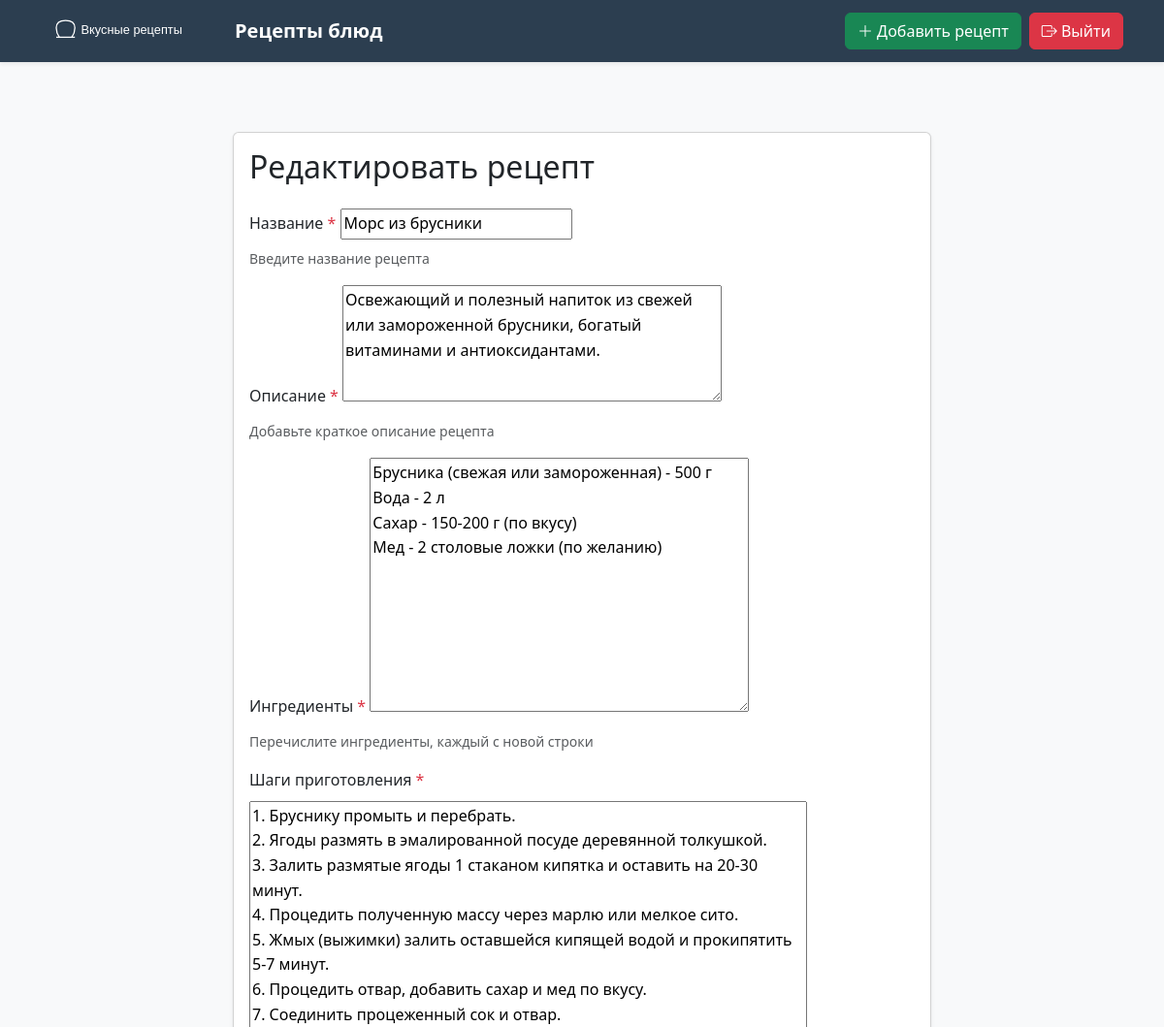
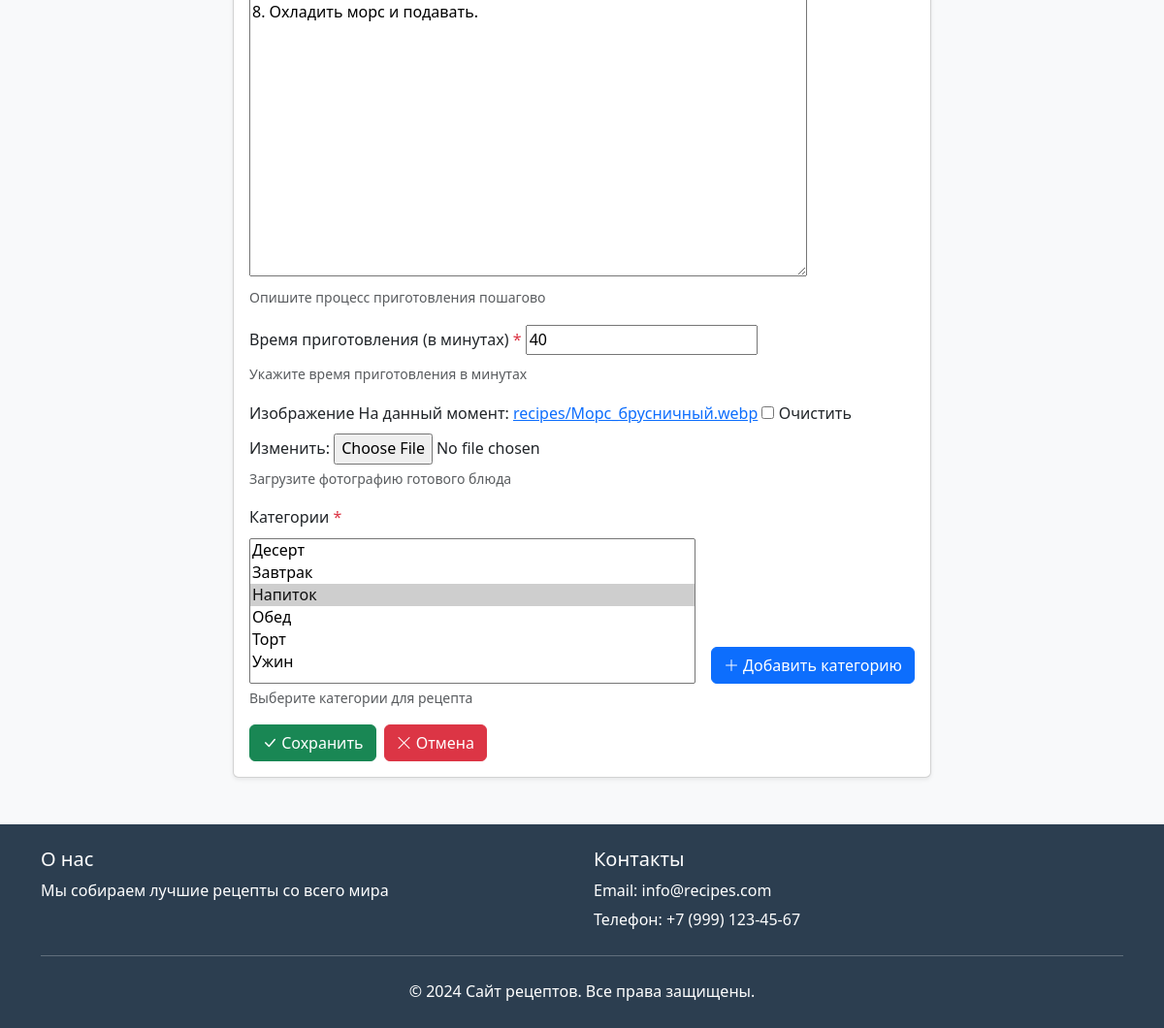
/recipe/4/edit/ (signed in), run on the app's committed database (2 pictures, top to bottom).
### recipes/models.py (models this page shows, shortened)
class Recipe(models.Model):
    title = models.CharField(
        max_length=200,
        help_text="Введите название рецепта",
        verbose_name="Название"
    )
    description = models.TextField(
        help_text="Добавьте краткое описание рецепта",
        verbose_name="Описание"
    )
    ingredients = models.TextField(
        help_text="Перечислите ингредиенты, каждый с новой строки",
        verbose_name="Ингредиенты"
    )
    steps = models.TextField(
        help_text="Опишите процесс приготовления пошагово",
        verbose_name="Шаги приготовления"
    )
    preparation_time = models.IntegerField(
        help_text="Укажите время приготовления в минутах",
        verbose_name="Время приготовления"
    )
    image = models.ImageField(
        upload_to='recipe_images/',
        null=True,
        blank=True,
        help_text="Загрузите фотографию готового блюда",
        verbose_name="Изображение"
    )
    author = models.ForeignKey(
        User,
        on_delete=models.CASCADE,
        help_text="Выберите автора рецепта",
        verbose_name="Автор"
    )
    categories = models.ManyToManyField(
        Category,
        help_text="Выберите категории для рецепта",
        verbose_name="Категории"
    )
    created_at = models.DateTimeField(
        auto_now_add=True,
        verbose_name="Дата создания"
    )
    updated_at = models.DateTimeField(
        auto_now=True,
        verbose_name="Дата обновления"
    )
    class Meta:
        verbose_name = "Рецепт"
        verbose_name_plural = "Рецепты"
        ordering = ['-created_at']  # Сортировка по дате создания (сначала новые)

### recipes/views.py (the view)
@login_required
def edit_recipe(request, recipe_id):
    recipe = get_object_or_404(Recipe, id=recipe_id, author=request.user)
    if request.method == 'POST':
        form = RecipeForm(request.POST, request.FILES, instance=recipe)
        if form.is_valid():
            form.save()
            messages.success(request, 'Рецепт успешно обновлен!')
            return redirect('recipe_detail', recipe_id=recipe.id)
    else:
        form = RecipeForm(instance=recipe)
    return render(request, 'recipes/recipe_form.html', {
        'form': form,
        'title': 'Редактировать рецепт'
    })

### recipes/forms.py (shortened to what this page needs)
class RecipeForm(forms.ModelForm):
    class Meta:
        model = Recipe
        fields = ['title', 'description', 'ingredients', 'steps', 'preparation_time', 'image', 'categories']
        labels = {
            'title': 'Название',
            'description': 'Описание',
            'ingredients': 'Ингредиенты',
            'steps': 'Шаги приготовления',
            'preparation_time': 'Время приготовления (в минутах)',
            'image': 'Изображение',
            'categories': 'Категории',
        }
        widgets = {
            'description': forms.Textarea(attrs={
                'rows': 4,
                'placeholder': 'Краткое описание рецепта'
            }),
            'ingredients': forms.Textarea(attrs={
                'rows': 10,
                'placeholder': 'Введите каждый ингредиент с новой строки'
            }),
            'steps': forms.Textarea(attrs={
                'rows': 20,
                'cols': 60,
                'placeholder': 'Опишите пошагово процесс приготовления'
            }),
        }

### recipes/models.py (called while the page is built)
    def __str__(self):
        return self.name

### recipes/templates/recipes/recipe_form.html (shortened to what this page needs)
<!DOCTYPE html>
{% extends 'recipes/base.html' %}
{% block content %}
<div class="container py-4">
    <div class="row justify-content-center">
        <div class="col-12 col-md-10 col-lg-8">
            <div class="card shadow-sm">
                <div class="card-body">
                    <h2 class="card-title mb-4">{{ title }}</h2>
                    <form method="post" enctype="multipart/form-data" class="recipe-form">
                        {% for field in form %}
                        <div class="mb-3">
                            <label for="{{ field.id_for_label }}" class="form-label">
                                {{ field.label }}
                                {% if field.field.required %}
                                    <span class="text-danger">*</span>
                                {% endif %}
                            </label>
                            {% if field.name == 'categories' %}
                                <div class="d-flex gap-3 align-items-end">
                                    <div class="category-select flex-grow-1">
                                        {{ field }}
                                    </div>
                                    <div>
                                        <button type="button" class="btn btn-primary" data-bs-toggle="modal" data-bs-target="#addCategoryModal">
                                            <i class="bi bi-plus-lg"></i>
                                            Добавить категорию
                                        </button>
                                    </div>
                                </div>
                                {% if field.help_text %}
                                    <div class="form-text">{{ field.help_text }}</div>
                                {% endif %}
                            {% else %}
                                {{ field }}
                                {% if field.help_text %}
                                    <div class="form-text">{{ field.help_text }}</div>
                                {% endif %}
                            {% endif %}
                        </div>
                        {% endfor %}
                        <div class="d-flex gap-2">
                            <button type="submit" class="btn btn-success">
                                <i class="bi bi-check-lg"></i>
                                Сохранить
                            </button>
                            <a href="{% url 'home' %}" class="btn btn-danger">
                                <i class="bi bi-x-lg"></i>
                                Отмена
                            </a>
                        </div>
                    </form>
                </div>
            </div>
        </div>
    </div>
</div>
{% endblock %}

### static/css/styles.css (style rules this page uses)
:root { --header-height: 4rem; --container-max-width: 1200px; --border-radius: 8px; --header-bg: #2c3e50; --primary: #0d6efd; --primary-light: #0b5ed7; --primary-dark: #0a58ca; --accent: #3498db; --success: #198754; --danger: #dc3545; --warning: #ffc107; --text-dark: #343a40; --text-light: #f8f9fa; --text-muted: #95a5a6; --background-light: #f8f9fa; --background-medium: #ecf0f1; --border-color: #dcdde1; --shadow-sm: 0 2px 4px rgba(0,0,0,0.1); --shadow-md: 0 4px 6px rgba(0,0,0,0.1); --shadow-lg: 0 10px 15px rgba(0,0,0,0.1); }
body { min-height: 100vh; display: flex; flex-direction: column; padding-top: var(--header-height); font-family: system-ui, -apple-system, "Segoe UI", Roboto, "Helvetica Neue", Arial, sans-serif; line-height: 1.6; color: var(--text-dark); background-color: var(--background-light); }

### recipes/templates/recipes/recipe_form.html (style rules this page uses)
.recipe-form textarea { min-height: 120px; }
.category-select select[multiple] { min-height: 150px; width: 100%; display: block; }

### data on the page
Recipe: form "Морс из брусники" "Освежающий и полезный напиток из свежей или замороженной брусники, богатый витаминами и антиоксидантами." "Брусника (свежая или замороженная) - 500 г Вода - 2 л Сахар - 150-200 г (по вкусу) Мед - 2 столовые ложки (по желанию)" "1. Бруснику промыть и перебрать. 2. Ягоды размять в эмалированной посуде деревянной толкушкой. 3. Залить размятые ягоды 1 стаканом кипятка и оставить на 20-30 минут. 4. Процедить полученную массу через марлю или мелкое сито. 5. Жмых (выжимки) залить оставшейся кипящей водой и прокипятить 5-7 минут. 6. Процедить отвар, добавить сахар и мед по вкусу. 7. Соединить процеженный сок и отвар. 8. Охладить морс и подавать." "40"

### other printed values
{{ title }} "Редактировать рецепт"
{{ field.label }} "Название" "Описание" "Ингредиенты" "Шаги приготовления" "Время приготовления (в минутах)" "Изображение" "Категории"
{{ field.help_text }} "Введите название рецепта" "Добавьте краткое описание рецепта" "Перечислите ингредиенты, каждый с новой строки" "Опишите процесс приготовления пошагово" "Укажите время приготовления в минутах" "Загрузите фотографию готового блюда"
{{ field.help_text }} "Выберите категории для рецепта"
